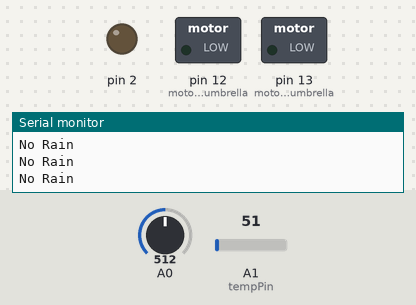
Recording of a sketch running on a simulated Arduino Uno, built with avr-gcc and run on an emulated ATmega328P. Parts: switched loads named in the sketch (green lamp = pin HIGH), output pins drawn as LEDs (lit = HIGH), the last lines printed to the serial monitor. Dashed ring = blinking. The test bench sets the inputs (shaded band); at power-on: A0 = 512, A1 (tempPin) = 51.

Above: at 1.2 s.
1.3 s: A0 set to 310
3.5 s: A0 set to 288
At 4.3 s:
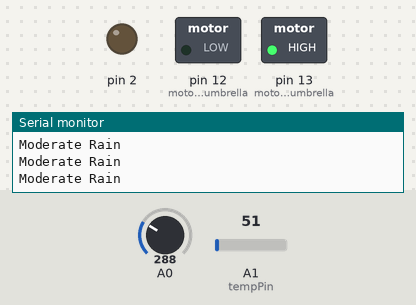
6.5 s: A1 (tempPin) set to 40
8.5 s: A1 (tempPin) set to 32
At 10.3 s:
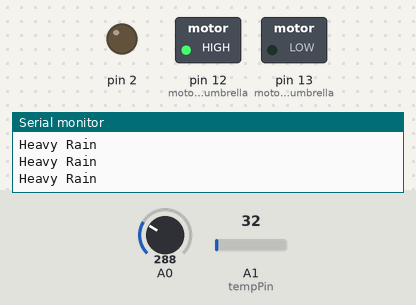
11.5 s: A1 (tempPin) set to 61
At 12.8 s:
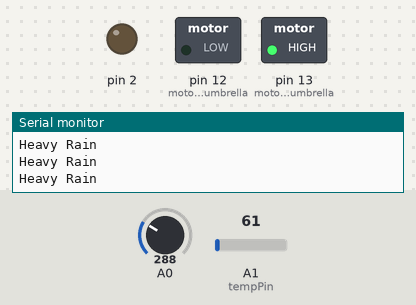
13.2 s: A1 (tempPin) set to 30
At 14.6 s:
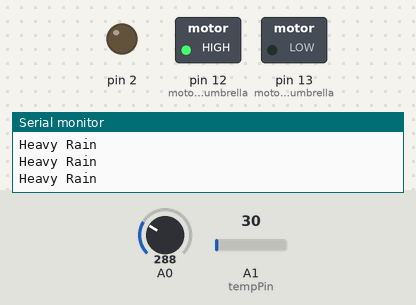
Timing chart, 0 to 17.2 s (numbered marks = the images above; inputs shaded):
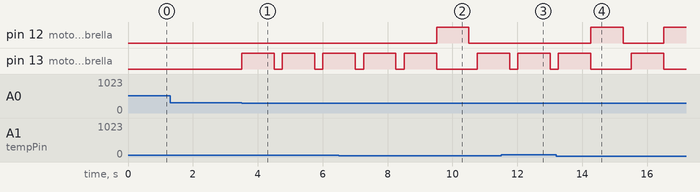

Measured:
- the behaviour switches between 300 and 299 on A0 (found by bisection; images 0 and 1)
- the behaviour switches between 37 and 36 on A1 (tempPin) (found by bisection; images 1 and 2)
- after the input at 3.5 s, pin 13 (motor_close_umbrella): alternates HIGH for 1.0 s and LOW for 0.25 s, starting at once
- after the input at 8.5 s, pin 12 (motor_open_umbrella): LOW → HIGH after 1.0 s, → LOW 1.0 s later
- after the input at 11.5 s, pin 12 (motor_open_umbrella): stays LOW (without the input it goes to HIGH after 0.26 s)
- after the input at 13.2 s, pin 12 (motor_open_umbrella): LOW → HIGH after 1.1 s, → LOW 1.0 s later, → HIGH 1.3 s later; pin 13 (motor_close_umbrella): LOW → HIGH after 2.3 s, → LOW 1.0 s later

The sketch:

proj-code.ino
```cpp
const int motor_close_umbrella = 13;
const int motor_open_umbrella = 12;
int temp;
int tempPin = 1;

void setup() {
  Serial.begin(9600);
  pinMode(2, OUTPUT);
  pinMode(motor_close_umbrella, OUTPUT);
  pinMode(motor_open_umbrella, OUTPUT);
}

void loop() {
  if (analogRead(0) < 300)
    Serial.println("Heavy Rain");
  else if (analogRead(0) < 500)
    Serial.println("Moderate Rain");
  else
    Serial.println("No Rain");

  // if (digitalRead(2) == HIGH)
  //   Serial.println("No Rain Detected");
  // else
  //   Serial.println("Rain Detected");

  delay(250);

  if (analogRead(0) < 300) {
    digitalWrite(motor_close_umbrella, HIGH);
    delay(1000); // time motor takes to close the umbrella
    digitalWrite(motor_close_umbrella, LOW); // stop the motor after close operation which takes a specific required time
  }

  temp = analogRead(tempPin);
  float mv = (temp / 1024.0) * 5000; // corrected the formula
  float cel = mv / 10;

  if (cel <= 18) {
    digitalWrite(motor_open_umbrella, HIGH);
    delay(1000); // time motor takes to open the umbrella
    digitalWrite(motor_open_umbrella, LOW); // stop the motor after open operation which takes a specific required time
  }

  if (cel >= 38) {
    digitalWrite(motor_close_umbrella, HIGH);
    delay(1000); // time motor takes to close the umbrella
    digitalWrite(motor_close_umbrella, LOW); // stop the motor after close operation which takes a specific required time
  }
}
```
